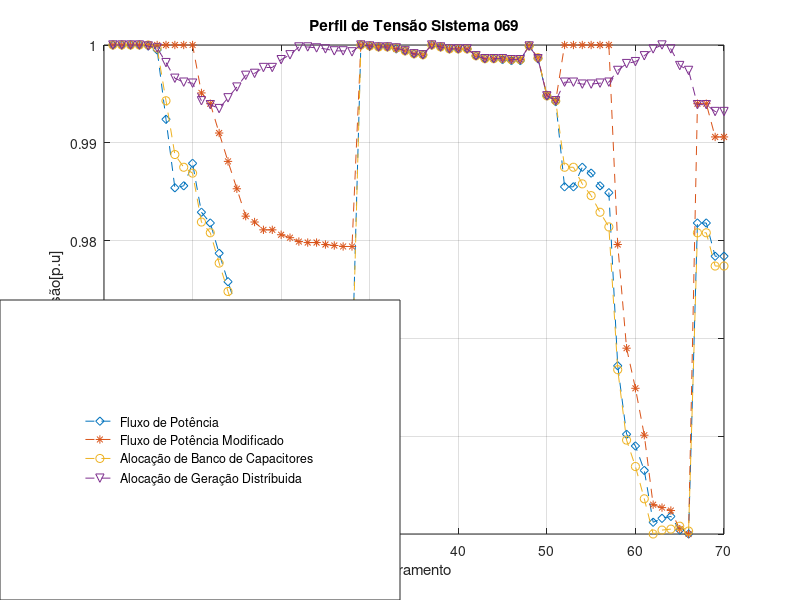

MATLAB code for this plot:
clear;
clc;
close; 
%comando padrão para limpar o console

 %Tabela do vetor 'a' obtida no amplide
a = [       0        12.6600     1.0000
       1        12.6600     1.0000
       2        12.6596     1.0000
     200        12.6597     1.0000
       3        12.6590     0.9999
       4        12.6537     0.9995
       5        12.5637     0.9924
       6        12.4748     0.9854
       7        12.4775     0.9856
       8        12.5065     0.9879
       9        12.4440     0.9829
      10        12.4302     0.9818
      11        12.3906     0.9787
      12        12.3540     0.9758
      13        12.3177     0.9730
      14        12.2818     0.9701
      15        12.2751     0.9696
      16        12.2641     0.9687
      17        12.2640     0.9687
      18        12.2581     0.9683
      19        12.2544     0.9680
      20        12.2484     0.9675
      21        12.2483     0.9675
      22        12.2474     0.9674
      23        12.2454     0.9673
      24        12.2433     0.9671
      25        12.2424     0.9670
      26        12.2422     0.9670
      27        12.6596     1.0000
      28        12.6586     0.9999
      29        12.6571     0.9998
      30        12.6568     0.9998
      31        12.6555     0.9996
      32        12.6522     0.9994
      33        12.6480     0.9991
      34        12.6471     0.9990
    2700        12.6595     1.0000
    2800        12.6574     0.9998
      65        12.6553     0.9996
      66        12.6548     0.9996
      67        12.6547     0.9996
      68        12.6459     0.9989
      69        12.6422     0.9986
      70        12.6417     0.9986
      88        12.6416     0.9985
      89        12.6404     0.9984
      90        12.6404     0.9984
      35        12.6584     0.9999
      36        12.6426     0.9986
      37        12.5940     0.9948
      38        12.5871     0.9942
      40        12.4771     0.9855
      41        12.4769     0.9855
      42        12.5013     0.9875
      43        12.4947     0.9869
      44        12.4781     0.9856
      45        12.4687     0.9849
      46        12.2445     0.9672
      47        12.1560     0.9602
      48        12.1408     0.9590
      49        12.1092     0.9565
      50        12.0421     0.9512
      51        12.0478     0.9516
      52        12.0495     0.9518
      53        12.0316     0.9504
      54        12.0270     0.9500
      55        12.4295     0.9818
      56        12.4295     0.9818
      57        12.3865     0.9784
      58        12.3865     0.9784 ]

x = 1:length(a)        % cria um vetor 'x', onde ele vai de 1 até 70 (1:70) no caso ali, o lenght 
% vai pegar o tamanho do vetor 'a' para associar a cada barramento.

b =[       0        12.6600     1.0000
       1        12.6600     1.0000
       2        12.6597     1.0000
     200        12.6598     1.0000
       3        12.6600     1.0000
       4        12.6600     1.0000
       5        12.6600     1.0000
       6        12.6600     1.0000
       7        12.6600     1.0000
       8        12.6600     1.0000
       9        12.5982     0.9951
      10        12.5845     0.9940
      11        12.5455     0.9910
      12        12.5093     0.9881
      13        12.4734     0.9853
      14        12.4380     0.9825
      15        12.4314     0.9819
      16        12.4205     0.9811
      17        12.4204     0.9811
      18        12.4146     0.9806
      19        12.4109     0.9803
      20        12.4050     0.9799
      21        12.4049     0.9798
      22        12.4040     0.9798
      23        12.4021     0.9796
      24        12.4000     0.9795
      25        12.3991     0.9794
      26        12.3989     0.9794
      27        12.6596     1.0000
      28        12.6587     0.9999
      29        12.6571     0.9998
      30        12.6569     0.9998
      31        12.6555     0.9996
      32        12.6523     0.9994
      33        12.6480     0.9991
      34        12.6472     0.9990
    2700        12.6596     1.0000
    2800        12.6575     0.9998
      65        12.6555     0.9996
      66        12.6549     0.9996
      67        12.6548     0.9996
      68        12.6460     0.9989
      69        12.6423     0.9986
      70        12.6418     0.9986
      88        12.6417     0.9986
      89        12.6405     0.9985
      90        12.6405     0.9985
      35        12.6594     0.9999
      36        12.6436     0.9987
      37        12.5949     0.9949
      38        12.5880     0.9943
      40        12.6596     1.0000
      41        12.6594     1.0000
      42        12.6600     1.0000
      43        12.6600     1.0000
      44        12.6600     1.0000
      45        12.6600     1.0000
      46        12.4016     0.9796
      47        12.2676     0.9690
      48        12.2157     0.9649
      49        12.1548     0.9601
      50        12.0652     0.9530
      51        12.0617     0.9527
      52        12.0570     0.9524
      53        12.0340     0.9505
      54        12.0270     0.9500
      55        12.5838     0.9940
      56        12.5838     0.9940
      57        12.5414     0.9906
      58        12.5414     0.9906]
y = 1:length(b)

c = [       0        12.6600     1.0000
       1        12.6600     1.0000
       2        12.6599     1.0000
     200        12.6598     1.0000
       3        12.6595     1.0000
       4        12.6562     0.9997
       5        12.5884     0.9943
       6        12.5183     0.9888
       7        12.5018     0.9875
       8        12.4937     0.9869
       9        12.4310     0.9819
      10        12.4172     0.9808
      11        12.3775     0.9777
      12        12.3409     0.9748
      13        12.3045     0.9719
      14        12.2686     0.9691
      15        12.2619     0.9686
      16        12.2508     0.9677
      17        12.2507     0.9677
      18        12.2449     0.9672
      19        12.2412     0.9669
      20        12.2351     0.9664
      21        12.2350     0.9664
      22        12.2341     0.9664
      23        12.2322     0.9662
      24        12.2300     0.9660
      25        12.2292     0.9660
      26        12.2289     0.9659
      27        12.6598     1.0000
      28        12.6589     0.9999
      29        12.6573     0.9998
      30        12.6571     0.9998
      31        12.6557     0.9997
      32        12.6525     0.9994
      33        12.6482     0.9991
      34        12.6474     0.9990
    2700        12.6597     1.0000
    2800        12.6575     0.9998
      65        12.6555     0.9996
      66        12.6549     0.9996
      67        12.6549     0.9996
      68        12.6460     0.9989
      69        12.6423     0.9986
      70        12.6418     0.9986
      88        12.6417     0.9986
      89        12.6405     0.9985
      90        12.6405     0.9985
      35        12.6589     0.9999
      36        12.6431     0.9987
      37        12.5944     0.9948
      38        12.5875     0.9943
      40        12.5014     0.9875
      41        12.5013     0.9875
      42        12.4802     0.9858
      43        12.4647     0.9846
      44        12.4440     0.9829
      45        12.4246     0.9814
      46        12.2391     0.9668
      47        12.1488     0.9596
      48        12.1138     0.9569
      49        12.0726     0.9536
      50        12.0274     0.9500
      51        12.0325     0.9504
      52        12.0332     0.9505
      53        12.0372     0.9508
      54        12.0302     0.9503
      55        12.4165     0.9808
      56        12.4165     0.9808
      57        12.3734     0.9774
      58        12.3734     0.9774]
w = 1:length(c);

d = [       0        12.6600     1.0000
       1        12.6600     1.0000
       2        12.6598     1.0000
     200        12.6598     1.0000
       3        12.6592     0.9999
       4        12.6567     0.9997
       5        12.6369     0.9982
       6        12.6165     0.9966
       7        12.6119     0.9962
       8        12.6101     0.9961
       9        12.5877     0.9943
      10        12.5830     0.9939
      11        12.5781     0.9935
      12        12.5914     0.9946
      13        12.6057     0.9957
      14        12.6210     0.9969
      15        12.6238     0.9971
      16        12.6309     0.9977
      17        12.6310     0.9977
      18        12.6409     0.9985
      19        12.6472     0.9990
      20        12.6575     0.9998
      21        12.6575     0.9998
      22        12.6566     0.9997
      23        12.6547     0.9996
      24        12.6526     0.9994
      25        12.6518     0.9994
      26        12.6516     0.9993
      27        12.6597     1.0000
      28        12.6588     0.9999
      29        12.6573     0.9998
      30        12.6570     0.9998
      31        12.6556     0.9997
      32        12.6524     0.9994
      33        12.6481     0.9991
      34        12.6473     0.9990
    2700        12.6596     1.0000
    2800        12.6574     0.9998
      65        12.6554     0.9996
      66        12.6548     0.9996
      67        12.6548     0.9996
      68        12.6460     0.9989
      69        12.6423     0.9986
      70        12.6418     0.9986
      88        12.6417     0.9986
      89        12.6404     0.9985
      90        12.6404     0.9985
      35        12.6586     0.9999
      36        12.6428     0.9986
      37        12.5941     0.9948
      38        12.5872     0.9943
      40        12.6115     0.9962
      41        12.6114     0.9962
      42        12.6099     0.9960
      43        12.6097     0.9960
      44        12.6104     0.9961
      45        12.6117     0.9962
      46        12.6276     0.9974
      47        12.6355     0.9981
      48        12.6386     0.9983
      49        12.6467     0.9989
      50        12.6548     0.9996
      51        12.6600     1.0000
      52        12.6555     0.9996
      53        12.6336     0.9979
      54        12.6270     0.9974
      55        12.5823     0.9939
      56        12.5823     0.9939
      57        12.5741     0.9932
      58        12.5741     0.9932 ] 

z = 1:length(d);

figure(1)              % inicializa uma figura
plot(x,a(:,3),'--diamond',y,b(:,3),'--*',w,c(:,3),'--o',z,d(:,3),'--v')% Plota a figura. No eixo x, vai o vetor 'x' de 0 a 70. O '(:,3)' é a notação de 
% indexação usada pra acessar a terceira coluna da matriz 'a'. O símbolo ':' indica que todas as 
% linhas vão ser selecionadas, enquanto o '3' indica que a terceira coluna será selecionada.
% Assim 'a(:,3)' seleciona todos os elementos da terceira coluna da matriz 'a'. Esses valores 
% vão ser plotados em relação aos valores do vetor 'x'.
grid on
xlabel('Barramento')                        % Rótulo para o eixo x no gráfico
ylabel('Tensão[p.u]')                       % Rótulo para o eixo y no gráfico
title('Perfil de Tensão Sistema 069')
leg = legend('Fluxo de Potência','Fluxo de Potência Modificado','Alocação de Banco de Capacitores','Alocação de Geração Distríbuida','Location','southwest')     % adiciona uma legenda ao gráfico
set(leg,'position',[0 0 0.5 0.5])